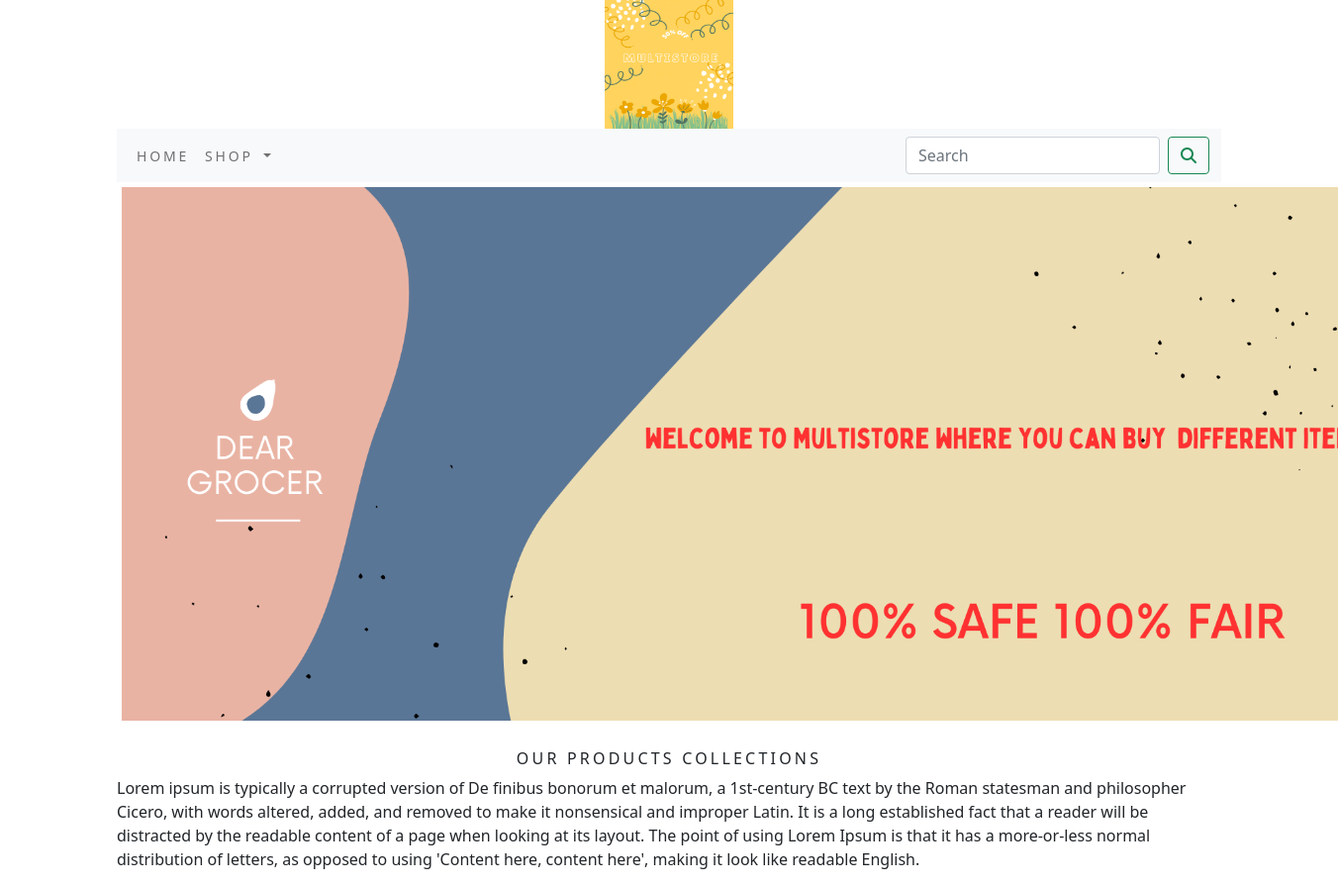
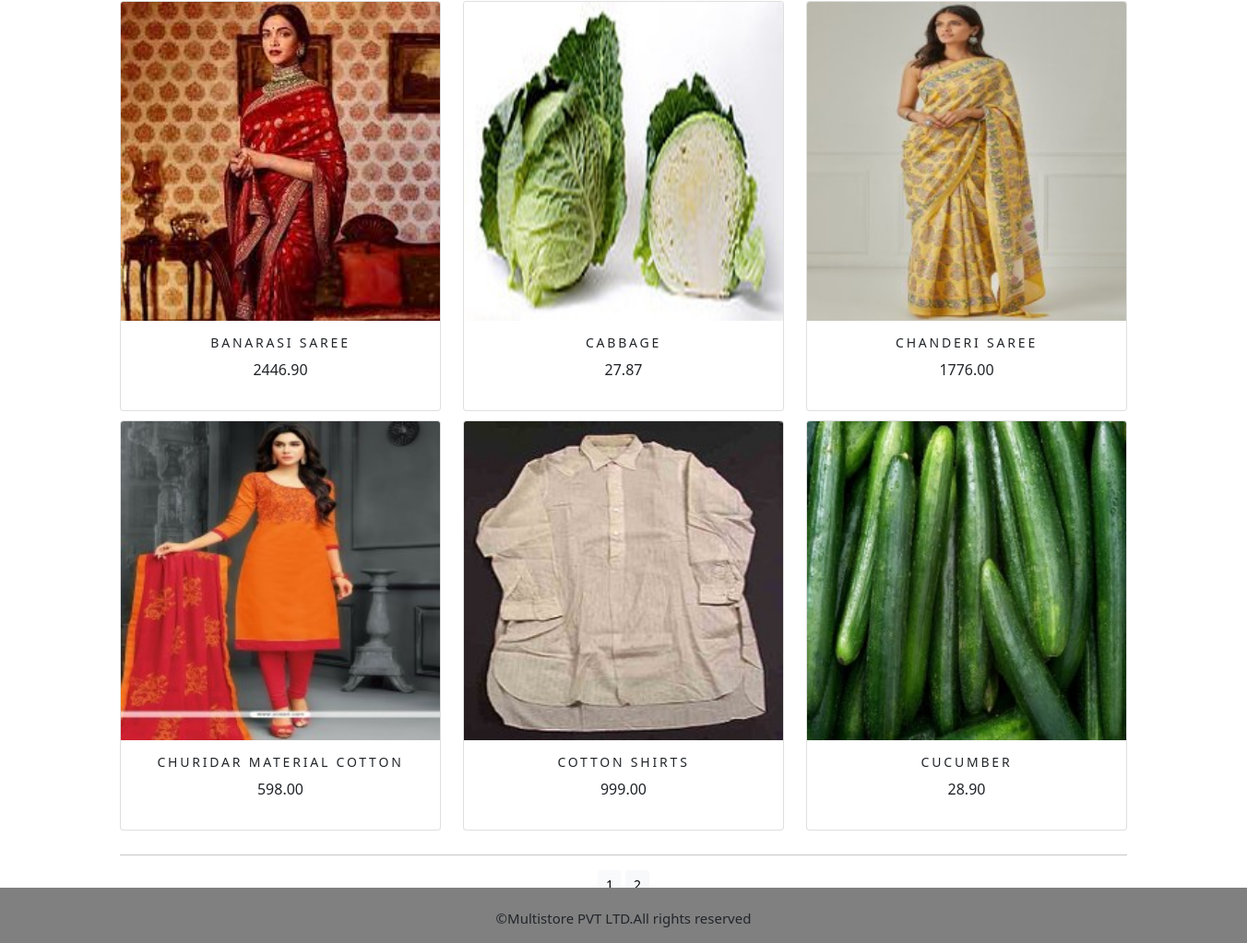
The app's page /commerceapp/ with its own data (2 pictures, top to bottom).
### commerceapp/models.py (models this page shows, shortened)
class Product(models.Model):
    name = models.CharField(max_length=200, unique=True)
    slug = models.SlugField(max_length=200, unique=True)
    description = models.TextField(blank=True)
    image = models.ImageField(upload_to='product', blank=True)
    price = models.DecimalField(max_digits=10,decimal_places=2)
    category = models.ForeignKey(Category,on_delete=models.CASCADE)
    stock = models.IntegerField()
    available = models.BooleanField(default=True)
    created = models.DateTimeField(auto_now_add=True)
    updated = models.DateTimeField(auto_now=True)
    def get_url(self):
        return reverse('commerceapp:ProCatdetail',args=[self.category.slug,self.slug])
    class Meta:
        ordering = ('name',)
        verbose_name = 'product'
        verbose_name_plural = 'products'

### commerceapp/views.py (the view)
# urls.py: path('',views.allProdCat,name='allProdCat'),
def allProdCat(request, c_slug=None):
    c_page = None
    products_list = None
    if c_slug!= None:
        c_page = get_object_or_404(Category, slug=c_slug)
        products_list = Product.objects.all().filter(category=c_page, available=True)
    else:
        products_list = Product.objects.all().filter(available=True)
    paginator=Paginator(products_list,6)
    try:
        page=int(request.GET.get('page','1'))
    except:
        page=1
    try:
        products=paginator.page(page)
    except (EmptyPage,InvalidPage):
        products=paginator.page(paginator.num_pages)
    return render(request,"category.html",{'category':c_page,'products':products})

### cartapp/contextprocessors.py (called while the page is built)
def counter(request):
    item_count=0
    if 'admin' in request.path:
        return {}
    else:
        try:
            cart=Cart.objects.filter(cart_id=_cart_id(request))
            car_items=CartItem.objects.all().filter(cart=cart[:1])
            for cart_item in car_items:
                item_count += cart_item.quantity
        except Cart.DoesNotExist:
            item_count =0
    return dict(item_count=item_count)

### cartapp/views.py (called while the page is built)
def _cart_id(request):
    cart = request.session.session_key
    if not cart:
        cart = request.session.create()
    return cart

### commerceapp/context processors.py (called while the page is built)
def menu_links(request):
    links=Category.objects.all()
    return dict(links=links)

### commerceapp/models.py (called while the page is built)
    def get_url(self):
        return reverse('commerceapp:products_by_category', args=[self.slug])

### templates/category.html (shortened to what this page needs)
{% extends 'base.html' %}
{% load static %}
{% block content %}
<div class="mx_auto">
    {% if category %}
        <img  class="my_image" src="{{category.image.url}}" alt="{{category.name}}">
</div>
    <br>
<div>
    <h1 class="text-center my_title">{{category.name}}</h1>
    <p class="text-justify">{{category.description}}</p>
</div>
    {% else %}
<div>
    <img class="my_image my_image_padding" src="{% static 'img/banners.png' %}" alt="Our Products" style=" width:1300px;">
</div>
    <br>
<div>
    <h1 class="text-center my_title">Our Products Collections</h1>
    <p class="text-justify">Lorem ipsum is typically a corrupted version of De finibus bonorum et malorum, a 1st-century BC text by the Roman statesman and philosopher Cicero, with words altered, added, and removed to make it nonsensical and improper Latin. It is a long established fact that a reader will be distracted by the readable content of a page when looking at its layout. The point of using Lorem Ipsum is that it has a more-or-less normal distribution of letters, as opposed to using 'Content here, content here', making it look like readable English. </p>
</div>
    {% endif %}
<div class="container">
    <div class="row mx_auto">
        {% for product in products.object_list %}
        <div class="my_bottom_margin col-9 col-sm-12 col-md-4 col-lg-4">
            <div class="card text-center" style="min-width:18rem;">
                <a href="{{product.get_url}}"><img class="card-img-top my_image" src="{{product.image.url}}" alt="{{product.name}}"></a>
                <div class="card-body">
                    <h4>{{product.name}}</h4>
                    <p>{{product.price}}</p>
                </div>
            </div>
        </div>
        {% endfor %}
    </div>
        <div class="mx-auto">
            {% if products.paginator.num_pages > 1 %}
            <hr>
            <div class="text-center">
                {% for pg in products.paginator.page_range %}
                    <a href="?page={{pg}}" class="btn btn-light btn-sm {% if products.number == pg %} active {% endif %}"}>{{pg}}</a>
                {% endfor %}
            </div>
            {% endif %}
        </div>
        <br>
    </div>
</div>
{% endblock %}

### templates/base.html (shortened to what this page needs)
{% load static %}
<!DOCTYPE html>
<html lang="en">
<head>
    <link rel="stylesheet" href="{% static 'css/custom.css' %}">
    <link href="{% static 'css/bootstrap.min.css' %}" rel="stylesheet">
</head>
<body>
<div class="container">
    {% include 'header.html' %}
    {% include 'navbar.html' %}
    {% block content %}
    {% endblock %}
</div>
{% include 'footer.html' %}
</body>
</html>

### templates/header.html
{% load static %}
<header>
  <center>
      <a href="{% url 'commerceapp:allProdCat' %}">
          <img src="{% static 'img/multistore.png' %}" alt="logimage" width="130px" height="130px"></a>
  </center>
</header>

### templates/navbar.html (shortened to what this page needs)
<nav class="navbar navbar-expand-lg navbar-light bg-light">
  <div class="container-fluid">
    <div class="collapse navbar-collapse" id="navbarSupportedContent">
      <ul class="navbar-nav me-auto mb-2 mb-lg-0">
        <li class="nav-item">
          <a class="nav-link" href="{% url 'commerceapp:allProdCat' %}">Home</a>
        </li>
        <li class="nav-item dropdown {% if 'commerceapp' in request.path %} active {% endif %}">
          <a class="nav-link dropdown-toggle" href="#" id="navbarDropdown" role="button" data-bs-toggle="dropdown" aria-expanded="false">
            Shop
          </a>
        </li>
      </ul>
      <form class="d-flex" action="{% url 'searchapp:searchresult' %}" method="get">
        <input class="form-control me-2" name="q" type="search" placeholder="Search" aria-label="Search">
        <button class="btn btn-outline-success" type="submit"><i class="fa fa-search"></i></button>
      </form>
    </div>
  </div>
</nav>

### templates/footer.html
<footer class="mx-auto">
  <div class="footer navbar fixed-bottom my_footer">
    <p class="text-center fixed-bottom">&copy;Multistore PVT LTD.All rights reserved</p>
  </div>
</footer><

### static/css/custom.css (style rules this page uses)
.nav-item { letter-spacing: .2em; font-size:14px; text-transform:uppercase; }
body { font-family: 'Raleway', sans-serif; text:justify; }
.my_footer { background-color:grey; height:60px; }
.my_footer p { padding-top:20px; font-size:15px; }
.my_image { width:100%; height:auto; }
.my_title { font-size:16px; text-transform:uppercase; letter-spacing: .2em; }
.my_image_padding { padding:5px; }
.my_bottom_margin { margin-bottom:10px; }
.card-body h4 { font-size:14px; text-transform:uppercase; letter-spacing:0.2em; }

### records on screen
Product: image (picture), name "BANARASI SAREE", price "2446.90"
Product: image (picture), name "CABBAGE", price "27.87"
Product: image (picture), name "CHANDERI SAREE", price "1776.00"
Product: image (picture), name "CHURIDAR MATERIAL COTTON", price "598.00"
Product: image (picture), name "COTTON SHIRTS", price "999.00"
Product: image (picture), name "CUCUMBER", price "28.90"

### other values on screen
{{ pg }} "1" "2"
